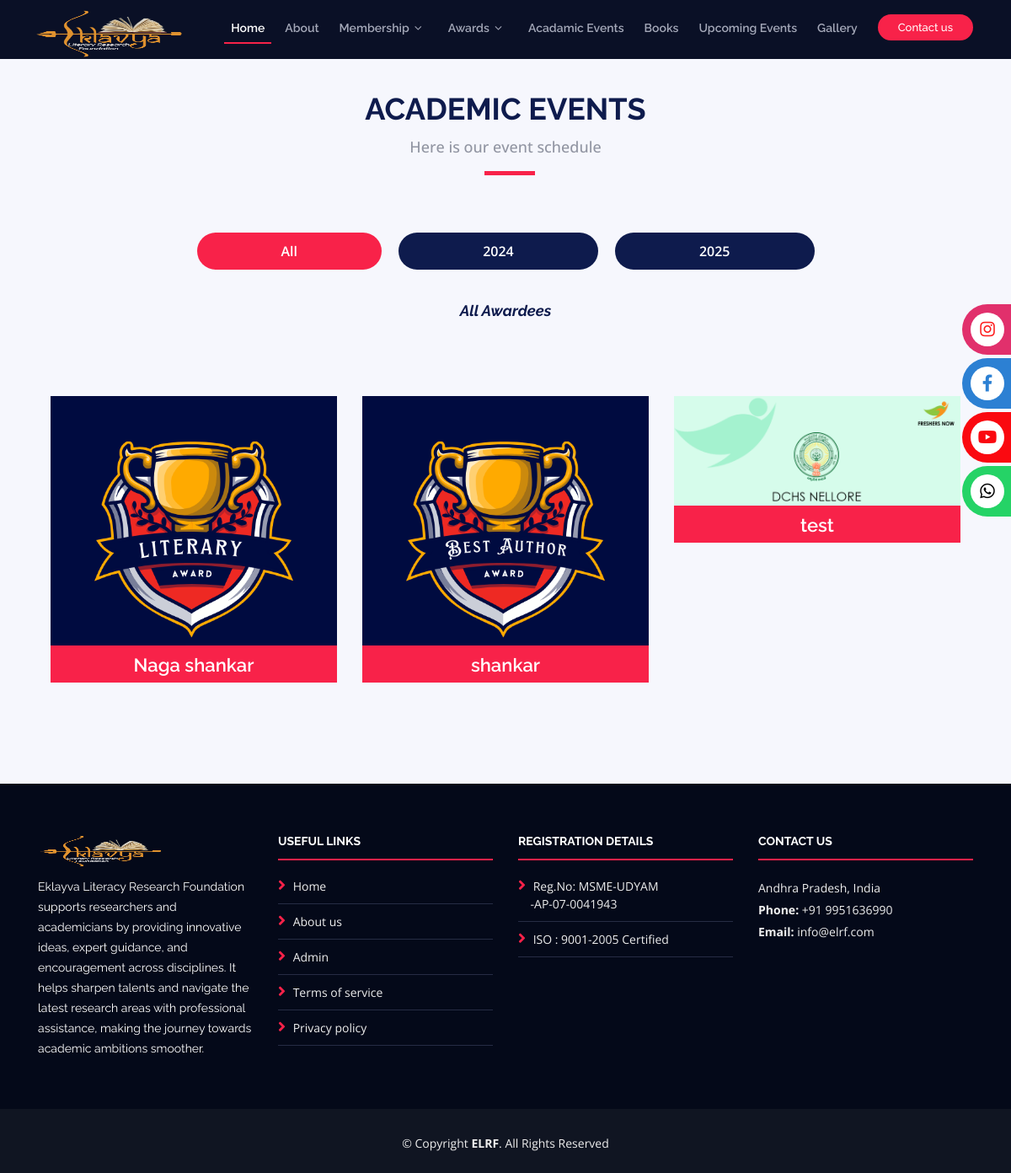
The page /awardlist.php on the database its author committed.
### tables this page shows
CREATE TABLE `awardmem` (
  `id` int(11) NOT NULL,
  `date` varchar(50) NOT NULL DEFAULT current_timestamp(),
  `name` varchar(100) DEFAULT NULL,
  `mid` varchar(50) DEFAULT NULL,
  `type` varchar(100) DEFAULT NULL,
  `status` int(11) NOT NULL DEFAULT 0,
  `utr` bigint(20) DEFAULT NULL,
  `details` text DEFAULT NULL
);

### comp/yearaward.php (the view, shortened to what this page needs)
    <section id="schedule" class="section-with-bg">
      <div class="container wow fadeInUp">
        <div class="section-header">
          <h2>Academic Events</h2>
          <p>Here is our event schedule</p>
        </div>
        <ul class="nav nav-tabs" role="tablist">
          <li class="nav-item">
            <a class="nav-link active m-2" href="#day-1" role="tab" data-toggle="tab">All</a>
          </li>
          <li class="nav-item m-2">
            <a class="nav-link" href="#day-2" role="tab" data-toggle="tab">2024</a>
          </li>
          <li class="nav-item m-2">
            <a class="nav-link" href="#day-3" role="tab" data-toggle="tab">2025</a>
          </li>
        </ul>
        <div class="tab-content row justify-content-center">
           <div role="tabpanel" class="col-lg-12 tab-pane fade show active" id="day-1">
           <h3 class="sub-heading font-weight-bold">All Awardees </h3>
           <div id="Award">
      <section id="speakers" class="wow fadeInUp">
        <div class="container">
          <div class="row">
          <?php
            include('./Admin/conn.php');
            $sql = "SELECT * FROM `awardmem` where status=1";
            $result = mysqli_query($conn, $sql);
            if (mysqli_num_rows($result) > 0) {
                while ($row = mysqli_fetch_assoc($result)) {
            ?>
            <div class="col-lg-4 col-md-6">
            <a href="awarddetails.php?id=<?= $row['id']?>">     <div class="speaker">
              <img src="img/awards/<?= $row['id'] ?>.png" alt="Speaker 1" class="img-fluid"></img>
                <div class="details" style="background-color:#f82249;">
                  <h3><?= $row['name'] ?></h3>
                  <p><?= $row['type'] ?><br></p>
                </div>
            </div>
        </a>
    </div>
<?php
                }
              }
?>
            </div>
      </section>
  </div>
            </div>
        </div>
      </div>
    </section>

### css/style.css (style rules this page uses)
body { background: #fff; color: #2f3138; font-family: "Open Sans", sans-serif; }
a { color: #f82249; transition: 0.5s; }
p { padding: 0; margin: 0 0 30px 0; }
h1, h2, h3, h4, h5, h6 { font-family: "Raleway", sans-serif; font-weight: 400; margin: 0 0 20px 0; padding: 0; color: #0e1b4d; }
.wow { visibility: hidden; }
.section-header { margin-bottom: 60px; position: relative; padding-bottom: 20px; }
.section-header::before { content: ''; position: absolute; display: block; width: 60px; height: 5px; background: #f82249; bottom: 0; left: calc(50% - 25px); }
.section-header h2 { font-size: 36px; text-transform: uppercase; text-align: center; font-weight: 700; margin-bottom: 10px; }
.section-header p { text-align: center; padding: 0; margin: 0; font-size: 18px; font-weight: 500; color: #9195a2; }
.section-with-bg { background-color: #f6f7fd; }
#speakers { padding: 60px 0 30px 0; }
#speakers .speaker { position: relative; overflow: hidden; margin-bottom: 30px; }
#speakers .speaker .details { background: rgba(6, 12, 34, 0.76); position: absolute; left: 0; bottom: -30px; right: 0; text-align: center; padding-top: 10px; transition: all 300ms cubic-bezier(0.645, 0.045, 0.355, 1); }
#speakers .speaker .details h3 { color: #fff; font-size: 22px; font-weight: 600; margin-bottom: 5px; }
#speakers .speaker .details p { color: #fff; font-size: 15px; margin-bottom: 10px; font-style: italic; }
#schedule { padding: 60px 0 60px 0; }
#schedule .nav-tabs { text-align: center; margin: auto; display: block; border-bottom: 0; margin-bottom: 30px; }
#schedule .nav-tabs li { display: inline-block; margin-bottom: 0; }
#schedule .nav-tabs a { border: none; border-radius: 50px; font-weight: 600; background-color: #0e1b4d; color: #fff; padding: 10px 100px; }
#schedule .nav-tabs a.active { background-color: #f82249; color: #fff; }
#schedule .sub-heading { text-align: center; font-size: 18px; font-style: italic; margin: 0 auto 30px auto; }
#schedule .tab-pane { transition: ease-in-out .2s; }
@media (min-width: 991px) { #schedule .sub-heading { width: 75%; } }

### rows shown on the page
awardmem: shows a picture, name "Naga shankar"
awardmem: shows a picture, name "shankar"
awardmem: shows a picture, name "test"
